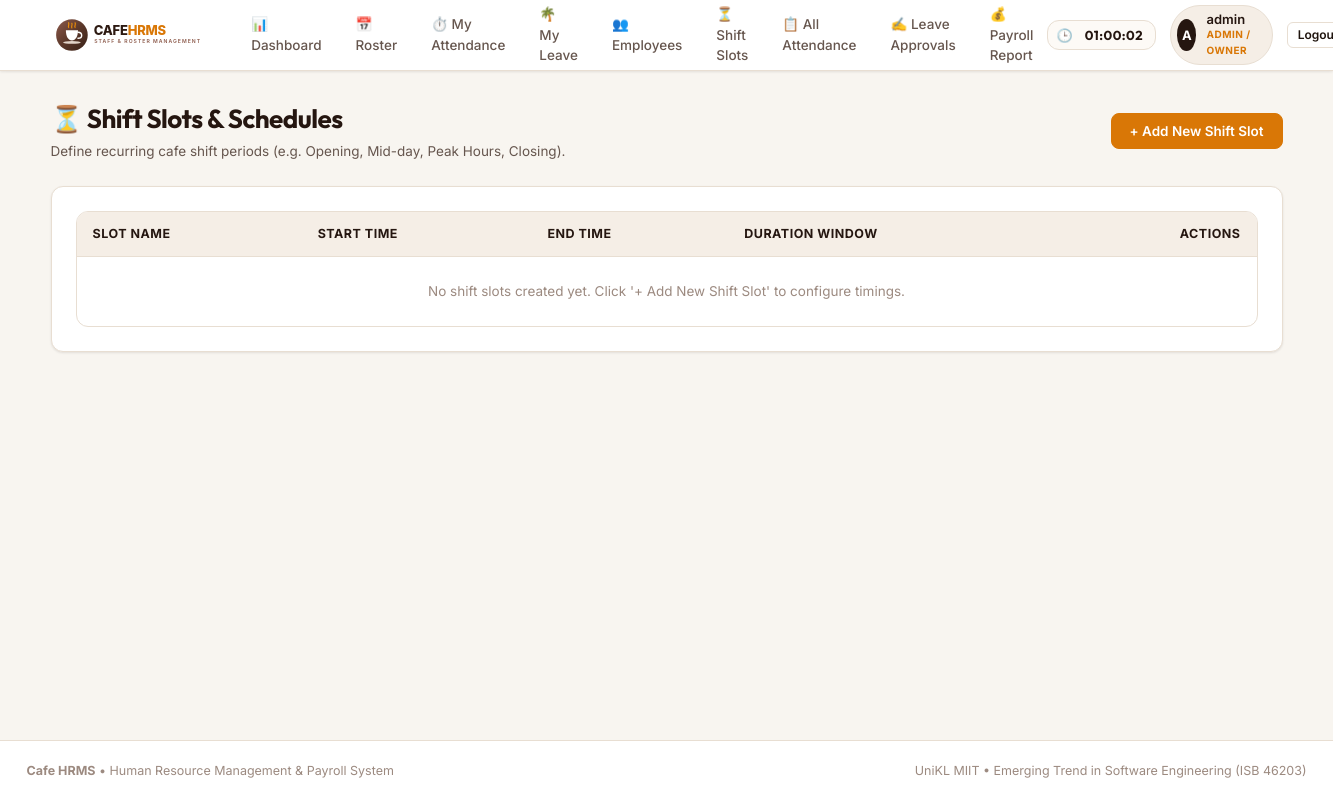
/shift-slots/ (signed in), run on an earlier commit of the app's database.
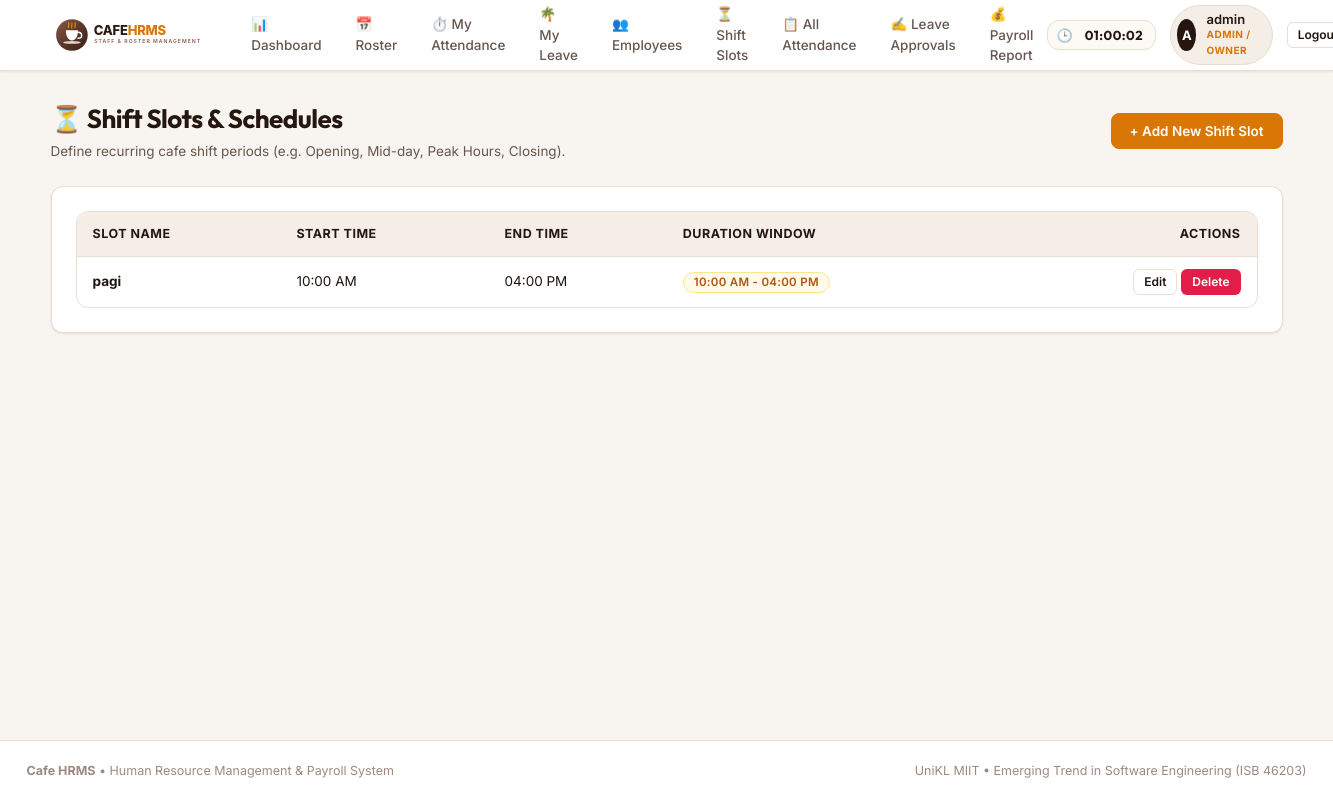
And on a later commit of the database.
### cafe/models.py (models this page shows, shortened)
class ShiftSlot(models.Model):
    name = models.CharField(max_length=50)
    start_time = models.TimeField()
    end_time = models.TimeField()
    @property
    def duration_formatted(self):
        return f"{self.start_time.strftime('%I:%M %p')} - {self.end_time.strftime('%I:%M %p')}"

### cafe/views.py (the view)
# urls.py: path('shift-slots/', views.shiftslot_list, name='shiftslot_list'),
@login_required
def shiftslot_list(request):
    if not is_admin_or_manager(request.user):
        messages.error(request, "You are not allowed to view this page.")
        return redirect("dashboard")
    slots = ShiftSlot.objects.all()
    return render(request, "shiftslot_list.html", {"slots": slots})

### cafe/views.py (called while the page is built)
def is_admin_or_manager(user):
    if user.is_superuser:
        return True
    try:
        return user.employeeprofile.role in ["admin", "manager"]
    except EmployeeProfile.DoesNotExist:
        return False

### cafe/templates/shiftslot_list.html (shortened to what this page needs)
{% extends "base.html" %}
{% block content %}
<div class="page-header">
    <div class="page-title-group">
        <h1>⏳ Shift Slots &amp; Schedules</h1>
        <p class="page-subtitle">Define recurring cafe shift periods (e.g. Opening, Mid-day, Peak Hours, Closing).</p>
    </div>
    <div class="page-actions">
        <a href="{% url 'shiftslot_create' %}" class="btn btn-primary">+ Add New Shift Slot</a>
    </div>
</div>
<div class="card">
    <div class="table-responsive">
        <table class="custom-table">
            <thead>
                <tr>
                    <th>Slot Name</th>
                    <th>Start Time</th>
                    <th>End Time</th>
                    <th>Duration Window</th>
                    <th style="text-align: right;">Actions</th>
                </tr>
            </thead>
            <tbody>
                {% for slot in slots %}
                <tr>
                    <td><strong>{{ slot.name }}</strong></td>
                    <td>{{ slot.start_time|time:"h:i A" }}</td>
                    <td>{{ slot.end_time|time:"h:i A" }}</td>
                    <td><span class="badge badge-warning">{{ slot.duration_formatted }}</span></td>
                    <td style="text-align: right; white-space: nowrap;">
                        <a href="{% url 'shiftslot_update' slot.pk %}" class="btn btn-secondary btn-sm">Edit</a>
                        <button type="button"
                                class="btn btn-danger btn-sm"
                                data-confirm-action="{% url 'shiftslot_delete' slot.pk %}"
                                data-confirm-title="Delete Shift Slot"
                                data-confirm-text="Are you sure you want to delete the '{{ slot.name }}' slot?">
                            Delete
                        </button>
                    </td>
                </tr>
                {% empty %}
                <tr class="no-filter"><td colspan="5" style="text-align: center; color: var(--text-muted); padding: 24px;">No shift slots created yet. Click '+ Add New Shift Slot' to configure timings.</td></tr>
                {% endfor %}
            </tbody>
        </table>
    </div>
</div>
{% endblock %}

What changed in the data, as far as the page shows it:
added ShiftSlot: name "pagi", start_time "10:00 AM", end_time "04:00 PM", duration_formatted "10:00 AM - 04:00 PM"
Also different on the page:
text no longer shown: "No shift slots created yet. Click '+ Add New Shift Slot' to configure timings."
